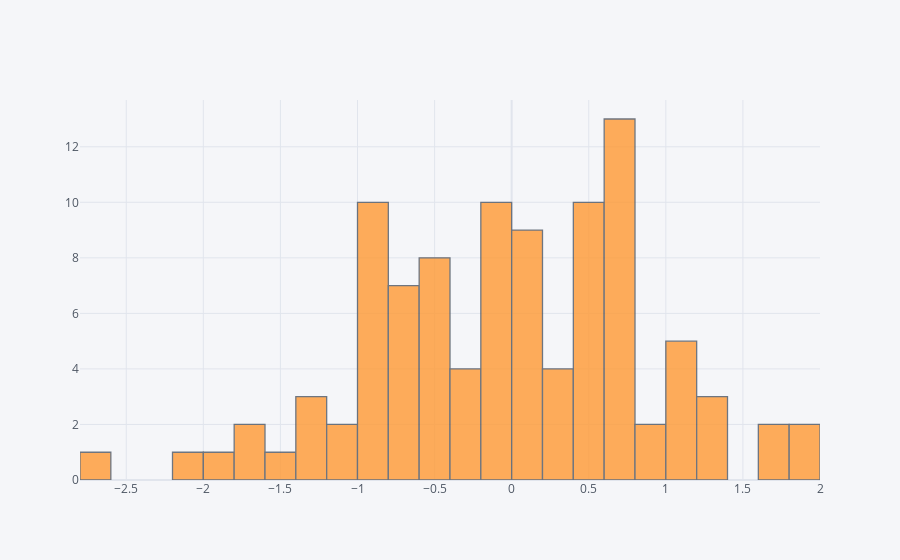

Notebook source saved alongside this figure:
### Markdown cell above
## histogram

### Code cell
df['A'].iplot(kind='hist',bins=25)

### Figure 1 — Plotly figure (JSON) as saved in the notebook; plotly's stock layout.template omitted (floating-point values rounded to 4 significant figures)
{"data": [{"histfunc": "count", "histnorm": "", "marker": {"color": "rgba(255, 153, 51, 1.0)", "line": {"color": "#4D5663", "width": 1.3}}, "name": "A", "nbinsx": 25, "opacity": 0.8, "orientation": "v", "type": "histogram", "x": [0.468, -0.1809, 0.003483, -0.8503, 0.8146, 0.1515, 0.1272, 0.3351, 0.9414, -0.8858, -0.5702, -0.8894, 0.1402, -0.9664, 0.3354, 0.6702, -0.01521, -1.609, 0.7768, -0.02089, -1.308, 0.007249, 0.2945, -0.9993, -0.6447, -1.091, 0.0288, -0.8844, 1.039, -0.6373, -0.07546, -0.6886, 0.6961, 0.7967, -0.3131, 0.4454, 1.218, 0.4898, 1.098, -1.29, 0.7672, -1.267, 1.039, -2.764, 0.7744, 0.5383, 0.4717, -0.9814, -1.909, 0.09404, -0.1657, 0.3498, 0.7786, -0.9749, 1.895, -0.4681, 1.691, -0.3864, -2.1, 0.1358, 0.4966, 0.6652, 1.319, -0.03611, -0.4325, -0.657, 0.784, 1.338, -0.2436, 0.7227, -0.8355, 0.7366, -0.5897, 0.698, 0.4168, -1.157, 0.4957, -0.8132, -0.02372, -0.6663, -0.5651, -0.1409, 0.5048, -1.554, -0.1222, -0.4746, -0.7394, -0.2872, 1.794, -1.721, 0.6278, -0.1319, 0.5491, -0.593, 0.1374, 1.127, -0.5372, -0.7756, 1.987, 1.178]}], "layout": {"barmode": "overlay", "legend": {"bgcolor": "#F5F6F9", "font": {"color": "#4D5663"}}, "paper_bgcolor": "#F5F6F9", "plot_bgcolor": "#F5F6F9", "title": {"font": {"color": "#4D5663"}}, "xaxis": {"gridcolor": "#E1E5ED", "showgrid": true, "tickfont": {"color": "#4D5663"}, "title": {"font": {"color": "#4D5663"}, "text": ""}, "zerolinecolor": "#E1E5ED"}, "yaxis": {"gridcolor": "#E1E5ED", "showgrid": true, "tickfont": {"color": "#4D5663"}, "title": {"font": {"color": "#4D5663"}, "text": ""}, "zerolinecolor": "#E1E5ED"}}}
